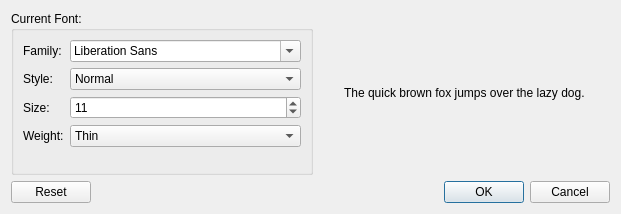
<?xml version="1.0" encoding="UTF-8"?>
<ui version="4.0">
 <class>Options</class>
 <widget class="QDialog" name="Options">
  <property name="geometry">
   <rect>
    <x>0</x>
    <y>0</y>
    <width>621</width>
    <height>214</height>
   </rect>
  </property>
  <property name="windowTitle">
   <string>Dialog</string>
  </property>
  <layout class="QVBoxLayout" name="verticalLayout">
   <item>
    <layout class="QHBoxLayout" name="horizontalLayout">
     <item>
      <widget class="QGroupBox" name="groupBox">
       <property name="title">
        <string>Current Font:</string>
       </property>
       <layout class="QFormLayout" name="formLayout">
        <item row="0" column="0">
         <widget class="QLabel" name="label">
          <property name="text">
           <string>Family:</string>
          </property>
         </widget>
        </item>
        <item row="0" column="1">
         <widget class="QFontComboBox" name="fontComboBox"/>
        </item>
        <item row="1" column="0">
         <widget class="QLabel" name="label_2">
          <property name="text">
           <string>Style:</string>
          </property>
         </widget>
        </item>
        <item row="1" column="1">
         <widget class="QComboBox" name="comboBox_style">
          <item>
           <property name="text">
            <string>Normal</string>
           </property>
          </item>
          <item>
           <property name="text">
            <string>Italic</string>
           </property>
          </item>
          <item>
           <property name="text">
            <string>Oblique</string>
           </property>
          </item>
         </widget>
        </item>
        <item row="2" column="0">
         <widget class="QLabel" name="label_3">
          <property name="text">
           <string>Size:</string>
          </property>
         </widget>
        </item>
        <item row="2" column="1">
         <widget class="QSpinBox" name="spinBox">
          <property name="value">
           <number>11</number>
          </property>
         </widget>
        </item>
        <item row="3" column="0">
         <widget class="QLabel" name="label_4">
          <property name="text">
           <string>Weight:</string>
          </property>
         </widget>
        </item>
        <item row="3" column="1">
         <widget class="QComboBox" name="comboBox_weight">
          <property name="currentText">
           <string>Thin</string>
          </property>
          <item>
           <property name="text">
            <string>Thin</string>
           </property>
          </item>
          <item>
           <property name="text">
            <string>ExtraLight</string>
           </property>
          </item>
          <item>
           <property name="text">
            <string>Light</string>
           </property>
          </item>
          <item>
           <property name="text">
            <string>Normal</string>
           </property>
          </item>
          <item>
           <property name="text">
            <string>Medium</string>
           </property>
          </item>
          <item>
           <property name="text">
            <string>DemiBold</string>
           </property>
          </item>
          <item>
           <property name="text">
            <string>Bold</string>
           </property>
          </item>
          <item>
           <property name="text">
            <string>ExtraBold</string>
           </property>
          </item>
          <item>
           <property name="text">
            <string>Black</string>
           </property>
          </item>
         </widget>
        </item>
       </layout>
      </widget>
     </item>
     <item>
      <spacer name="horizontalSpacer">
       <property name="orientation">
        <enum>Qt::Horizontal</enum>
       </property>
       <property name="sizeHint" stdset="0">
        <size>
         <width>40</width>
         <height>20</height>
        </size>
       </property>
      </spacer>
     </item>
     <item>
      <widget class="QLabel" name="label_example">
       <property name="text">
        <string>The quick brown fox jumps over the lazy dog.</string>
       </property>
      </widget>
     </item>
     <item>
      <spacer name="horizontalSpacer_2">
       <property name="orientation">
        <enum>Qt::Horizontal</enum>
       </property>
       <property name="sizeHint" stdset="0">
        <size>
         <width>40</width>
         <height>20</height>
        </size>
       </property>
      </spacer>
     </item>
    </layout>
   </item>
   <item>
    <widget class="QDialogButtonBox" name="buttonBox">
     <property name="orientation">
      <enum>Qt::Horizontal</enum>
     </property>
     <property name="standardButtons">
      <set>QDialogButtonBox::Cancel|QDialogButtonBox::Ok|QDialogButtonBox::Reset</set>
     </property>
     <property name="centerButtons">
      <bool>false</bool>
     </property>
    </widget>
   </item>
  </layout>
 </widget>
 <resources/>
 <connections>
  <connection>
   <sender>buttonBox</sender>
   <signal>accepted()</signal>
   <receiver>Options</receiver>
   <slot>accept()</slot>
   <hints>
    <hint type="sourcelabel">
     <x>248</x>
     <y>254</y>
    </hint>
    <hint type="destinationlabel">
     <x>157</x>
     <y>274</y>
    </hint>
   </hints>
  </connection>
  <connection>
   <sender>buttonBox</sender>
   <signal>rejected()</signal>
   <receiver>Options</receiver>
   <slot>reject()</slot>
   <hints>
    <hint type="sourcelabel">
     <x>316</x>
     <y>260</y>
    </hint>
    <hint type="destinationlabel">
     <x>286</x>
     <y>274</y>
    </hint>
   </hints>
  </connection>
 </connections>
</ui>
